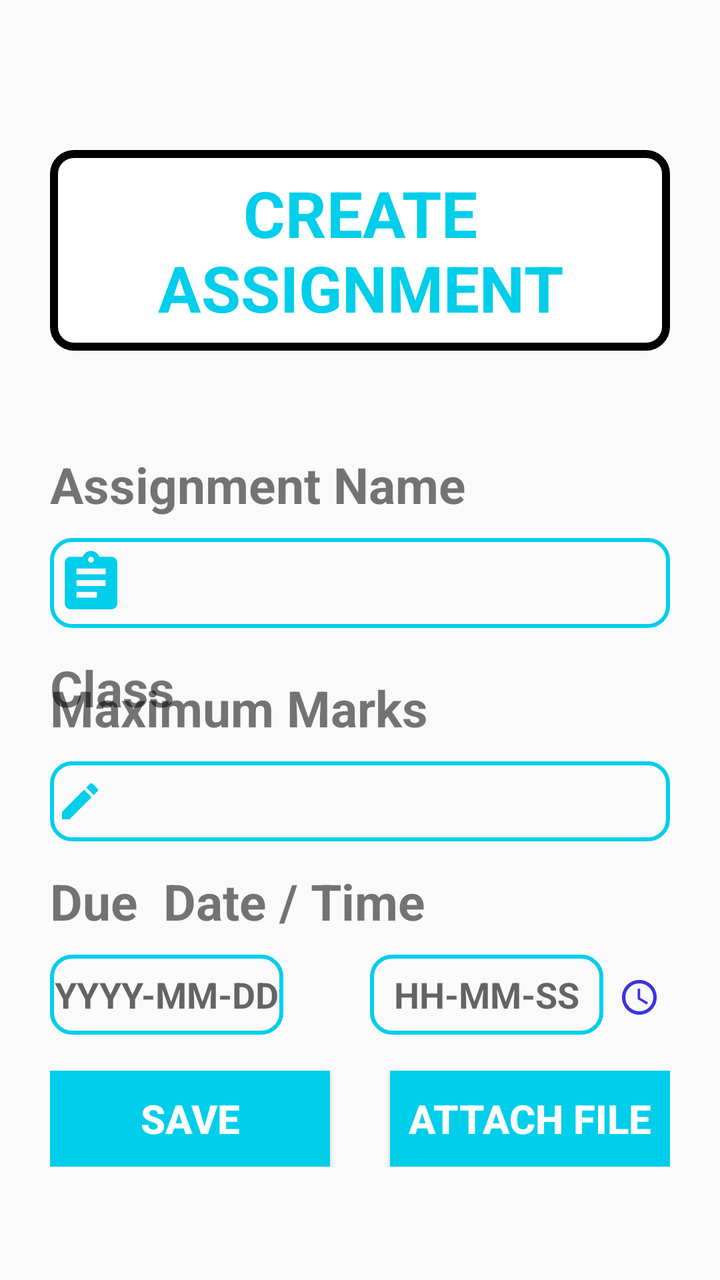
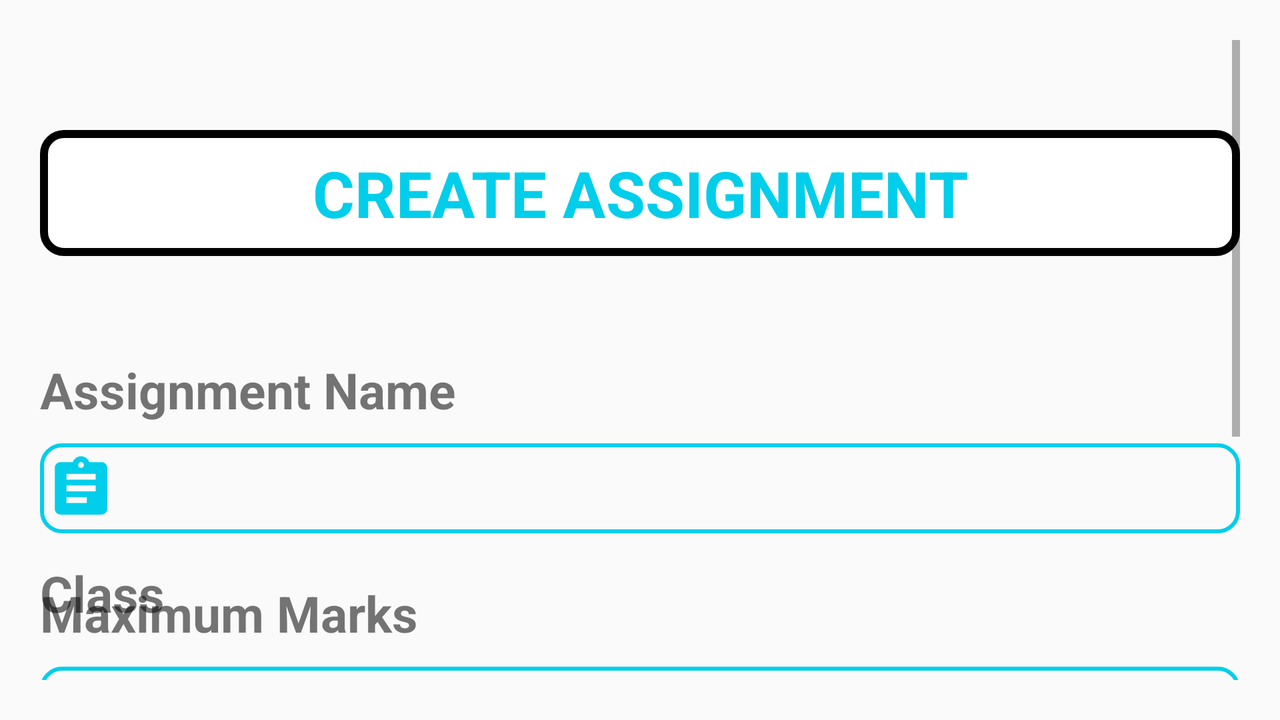

One screen, two layout resources from the same app: the default and the repository's alternative for another configuration. Each is rendered where Android would select it; the XML of both is given below.
<!-- AndroidManifest.xml: application theme AppTheme -->
<!-- res/layout/activity_create_assingment.xml -->
<?xml version="1.0" encoding="utf-8"?>
<androidx.constraintlayout.widget.ConstraintLayout xmlns:android="http://schemas.android.com/apk/res/android"
    xmlns:app="http://schemas.android.com/apk/res-auto"
    xmlns:tools="http://schemas.android.com/tools"
    android:layout_width="match_parent"
    android:layout_height="match_parent"
    android:padding="25dp"
    tools:context=".CreateAssingment">
    <TextView
        android:id="@+id/tvCrtAssing"
        android:layout_width="match_parent"
        android:layout_height="wrap_content"
        android:layout_marginTop="50dp"
        android:text="CREATE ASSIGNMENT"
        android:textColor="@color/BackgroundBlue"
        android:gravity="center_horizontal"
        android:background="@drawable/customize_button"
        android:padding="10dp"
        android:textSize="32dp"
        android:textStyle="bold"
        app:layout_constraintEnd_toEndOf="parent"
        app:layout_constraintTop_toTopOf="parent" />
    <TextView
        android:id="@+id/tvAsngNam"
        android:layout_width="match_parent"
        android:layout_height="wrap_content"
        android:layout_marginTop="50dp"
        android:text="Assignment Name"
        android:textSize="25dp"
        android:textStyle="bold"
        app:layout_constraintTop_toBottomOf="@+id/tvCrtAssing" />
    <EditText
        android:id="@+id/etAsngNam"
        android:layout_width="match_parent"
        android:layout_height="45dp"
        android:layout_marginTop="10dp"

        android:background="@drawable/custom_edittext"
        android:padding="3dp"
        android:drawableStart="@drawable/ic_baseline_assignment_24"
        android:drawablePadding="10dp"
        android:textSize="18dp"
        android:textStyle="bold"
        app:layout_constraintEnd_toEndOf="parent"
        app:layout_constraintTop_toBottomOf="@+id/tvAsngNam"
        android:drawableLeft="@mipmap/createassing" />
    <TextView
        android:id="@+id/tvClass1"
        android:layout_width="100dp"
        android:layout_height="wrap_content"
        android:layout_marginTop="13dp"
        android:text="Class"
        android:textSize="25dp"
        android:textStyle="bold"
        app:layout_constraintStart_toStartOf="parent"
        app:layout_constraintTop_toBottomOf="@+id/etAsngNam" />

    <Spinner
        android:id="@+id/spinClass"
        android:layout_width="match_parent"
        android:layout_height="wrap_content"
        android:layout_marginTop="10dp"
        android:layout_marginLeft="100dp"
        android:paddingStart="10dp"
        android:paddingLeft="10dp"
        android:background="@drawable/custom_edittext"
        app:layout_constraintEnd_toEndOf="parent"
        android:popupBackground="@color/BackgroundBlue"
        app:layout_constraintStart_toEndOf="@+id/tvClass1"
        app:layout_constraintTop_toBottomOf="@+id/etAsngNam" />


    <LinearLayout
        android:id="@+id/LL1"
        android:layout_width="match_parent"
        android:layout_height="wrap_content"
        android:layout_marginTop="13dp"
        android:orientation="vertical"
        app:layout_constraintTop_toBottomOf="@+id/spinClass">
    <TextView
        android:id="@+id/tvMaxMarks"
        android:layout_width="match_parent"
        android:layout_height="wrap_content"
        android:text="Maximum Marks"
        android:textSize="25dp"
        android:textStyle="bold" />
        <EditText
            android:id="@+id/etMaxMarks"
            android:layout_width="match_parent"
            android:layout_height="40dp"
            android:layout_marginTop="10dp"
            android:background="@drawable/custom_edittext"
            android:drawableStart="@drawable/ic_baseline_create_24"
            android:drawableLeft="@drawable/ic_baseline_create_24"
            android:inputType="number"
            android:padding="3dp"
            android:textSize="18dp"
            android:textStyle="bold" />
    <TextView
        android:id="@+id/tvDueDate"
        android:layout_width="match_parent"
        android:layout_height="wrap_content"
        android:layout_marginTop="13dp"
        android:text="Due  Date / Time"
        android:textSize="25dp"
        android:textStyle="bold" />
    </LinearLayout>
    <LinearLayout
        android:id="@+id/LL2"
        android:layout_width="match_parent"
        android:layout_height="wrap_content"
        android:layout_marginTop="10dp"
        android:orientation="horizontal"
        app:layout_constraintTop_toBottomOf="@+id/LL1">



    <EditText
        android:id="@+id/etDueDate"
        android:layout_width="0dp"
        android:layout_height="40dp"
        android:layout_weight="0.7"
        android:gravity="center"
        android:background="@drawable/custom_edittext"
        android:hint="YYYY-MM-DD"
        android:textSize="18dp"
        android:textStyle="bold" />
    <ImageView
        android:layout_width="0dp"
        android:layout_height="40dp"
        android:layout_weight="0.2"
        android:clickable="true"
        android:onClick="PickDate"
        android:src="@mipmap/datepicker" />
        <EditText
            android:id="@+id/etDueTime"
            android:layout_width="0dp"
            android:layout_height="40dp"
            android:layout_weight="0.7"
            android:gravity="center"
            android:layout_marginLeft="10dp"
            android:background="@drawable/custom_edittext"
            android:hint="HH-MM-SS"
            android:textSize="18dp"
            android:textStyle="bold" />
        <ImageView
            android:layout_width="0dp"
            android:layout_height="40dp"
            android:layout_weight="0.2"
            android:clickable="true"
            android:onClick="PickTime"
            android:src="@drawable/time_foreground" />
    </LinearLayout>
    <LinearLayout
        android:layout_width="match_parent"
        android:layout_height="wrap_content"
        android:orientation="horizontal"
        android:layout_marginTop="18dp"
        app:layout_constraintTop_toBottomOf="@id/LL2">
        <Button
            android:layout_width="0dp"
            android:layout_height="wrap_content"
            android:layout_weight="1"
            android:text="SAVE"
            android:background="@color/BackgroundBlue"
            android:textColor="@color/white"
            android:layout_marginRight="30dp"
            android:textStyle="bold"
            android:onClick="SaveAsng"
            android:textSize="20dp"

            />
        <Button
            android:layout_width="0dp"
            android:layout_height="wrap_content"
            android:layout_weight="1"
            android:background="@color/BackgroundBlue"
            android:textColor="@color/white"
            android:textSize="20dp"
            android:textStyle="bold"
            android:text="ATTACH FILE"
            android:id="@+id/btn_attach"
            android:onClick="attach"/>

    </LinearLayout>


</androidx.constraintlayout.widget.ConstraintLayout>
<!-- resources referenced by this layout -->
<resources>
  <color name="BackgroundBlue">#00CEEA</color>
  <color name="white">#FFFFFF</color>
  <!-- drawable custom_edittext (drawable) -->
  <?xml version="1.0" encoding="utf-8"?>
  <selector xmlns:android="http://schemas.android.com/apk/res/android">
      <item android:state_enabled="true">
          <shape android:shape="rectangle" android:innerRadius="2dp" >
              <corners android:radius="10dp"/>
              <stroke android:color="@color/BackgroundBlue" android:width="2dp"
                  />
  
          </shape>
      </item>
  
  </selector>
  <!-- drawable customize_button (drawable) -->
  <?xml version="1.0" encoding="utf-8"?>
  <selector xmlns:android="http://schemas.android.com/apk/res/android">
      <item android:state_enabled="true">
          <shape android:shape="rectangle" >
              <stroke android:width="4dp"
                  android:color="#000000"
                  />
              <solid android:color="@color/white"/>
              <corners android:radius="10dp"
                  />
  
  
          </shape>
      </item>
  
  </selector>
  <!-- drawable ic_baseline_assignment_24 (drawable) -->
  <vector android:height="35dp" android:tint="#00CEEA"
      android:viewportHeight="24" android:viewportWidth="24"
      android:width="35dp" xmlns:android="http://schemas.android.com/apk/res/android">
      <path android:fillColor="@android:color/white" android:pathData="M19,3h-4.18C14.4,1.84 13.3,1 12,1c-1.3,0 -2.4,0.84 -2.82,2L5,3c-1.1,0 -2,0.9 -2,2v14c0,1.1 0.9,2 2,2h14c1.1,0 2,-0.9 2,-2L21,5c0,-1.1 -0.9,-2 -2,-2zM12,3c0.55,0 1,0.45 1,1s-0.45,1 -1,1 -1,-0.45 -1,-1 0.45,-1 1,-1zM14,17L7,17v-2h7v2zM17,13L7,13v-2h10v2zM17,9L7,9L7,7h10v2z"/>
  </vector>
  <!-- drawable ic_baseline_create_24 (drawable) -->
  <vector android:height="24dp" android:tint="#00CEEA"
      android:viewportHeight="24" android:viewportWidth="24"
      android:width="24dp" xmlns:android="http://schemas.android.com/apk/res/android">
      <path android:fillColor="@android:color/white" android:pathData="M3,17.25V21h3.75L17.81,9.94l-3.75,-3.75L3,17.25zM20.71,7.04c0.39,-0.39 0.39,-1.02 0,-1.41l-2.34,-2.34c-0.39,-0.39 -1.02,-0.39 -1.41,0l-1.83,1.83 3.75,3.75 1.83,-1.83z"/>
  </vector>
  <!-- mipmap createassing (mipmap-anydpi-v26) -->
  <?xml version="1.0" encoding="utf-8"?>
  <adaptive-icon xmlns:android="http://schemas.android.com/apk/res/android">
      <background android:drawable="@color/createassing_background"/>
      <foreground android:drawable="@drawable/createassing_foreground"/>
  </adaptive-icon>
  <!-- mipmap datepicker (mipmap-anydpi-v26) -->
  <?xml version="1.0" encoding="utf-8"?>
  <adaptive-icon xmlns:android="http://schemas.android.com/apk/res/android">
      <background android:drawable="@color/datepicker_background"/>
      <foreground android:drawable="@drawable/datepicker_foreground"/>
  </adaptive-icon>
  <style name="AppTheme" parent="Theme.AppCompat.DayNight.NoActionBar">
          
          <item name="colorPrimary">@color/colorPrimary</item>
          <item name="colorPrimaryDark">@color/colorPrimaryDark</item>
          <item name="colorAccent">@color/colorAccent</item>
      </style>
  <color name="createassing_background">#FFFFFF</color>
  <color name="datepicker_background">#FFFFFF</color>
  <!-- drawable datepicker_foreground (drawable) -->
  <vector xmlns:android="http://schemas.android.com/apk/res/android"
      android:width="108dp"
      android:height="108dp"
      android:viewportWidth="108"
      android:viewportHeight="108"
      android:tint="#3B34DC">
    <group android:scaleX="2.61"
        android:scaleY="2.61"
        android:translateX="22.68"
        android:translateY="22.68">
      <path
          android:fillColor="@android:color/white"
          android:pathData="M20,3h-1L19,1h-2v2L7,3L7,1L5,1v2L4,3c-1.1,0 -2,0.9 -2,2v16c0,1.1 0.9,2 2,2h16c1.1,0 2,-0.9 2,-2L22,5c0,-1.1 -0.9,-2 -2,-2zM20,21L4,21L4,8h16v13z"/>
    </group>
  </vector>
  <color name="colorPrimary">#6200EE</color>
  <color name="colorPrimaryDark">#3700B3</color>
  <color name="colorAccent">#03DAC5</color>
</resources>
<!-- res/layout-land/activity_create_assingment.xml (the repository's variant of the layout above) -->
<!-- drawn on the phone turned sideways -->
<?xml version="1.0" encoding="utf-8"?>
<androidx.constraintlayout.widget.ConstraintLayout xmlns:android="http://schemas.android.com/apk/res/android"
    xmlns:app="http://schemas.android.com/apk/res-auto"
    xmlns:tools="http://schemas.android.com/tools"
    android:layout_width="match_parent"
    android:layout_height="match_parent"
    android:padding="20dp"
    tools:context=".CreateAssingment">
    <ScrollView
        android:layout_width="match_parent"
        android:layout_height="wrap_content"
        app:layout_constraintTop_toTopOf="parent">
        <androidx.constraintlayout.widget.ConstraintLayout
            android:layout_width="match_parent"
            android:layout_height="match_parent"
            android:orientation="vertical"
            >
    <TextView
        android:id="@+id/tvCrtAssing"
        android:layout_width="match_parent"
        android:layout_height="wrap_content"
        android:layout_marginTop="45dp"
        android:text="CREATE ASSIGNMENT"
        android:textColor="@color/BackgroundBlue"
        android:gravity="center_horizontal"
        android:background="@drawable/customize_button"
        android:padding="10dp"
        android:textSize="32dp"
        android:textStyle="bold"
        app:layout_constraintEnd_toEndOf="parent"
        app:layout_constraintTop_toTopOf="parent" />
    <TextView
        android:id="@+id/tvAsngNam"
        android:layout_width="match_parent"
        android:layout_height="wrap_content"
        android:layout_marginTop="50dp"
        android:text="Assignment Name"
        android:textSize="25dp"
        android:textStyle="bold"
        app:layout_constraintTop_toBottomOf="@+id/tvCrtAssing" />
    <EditText
        android:id="@+id/etAsngNam"
        android:layout_width="match_parent"
        android:layout_height="45dp"
        android:layout_marginTop="10dp"

        android:background="@drawable/custom_edittext"
        android:padding="3dp"
        android:drawableStart="@drawable/ic_baseline_assignment_24"
        android:drawablePadding="10dp"
        android:textSize="18dp"
        android:textStyle="bold"
        app:layout_constraintEnd_toEndOf="parent"
        app:layout_constraintTop_toBottomOf="@+id/tvAsngNam"
        android:drawableLeft="@mipmap/createassing" />
    <TextView
        android:id="@+id/tvClass1"
        android:layout_width="100dp"
        android:layout_height="wrap_content"
        android:layout_marginTop="13dp"
        android:text="Class"
        android:textSize="25dp"
        android:textStyle="bold"
        app:layout_constraintStart_toStartOf="parent"
        app:layout_constraintTop_toBottomOf="@+id/etAsngNam" />

    <Spinner
        android:id="@+id/spinClass"
        android:layout_width="match_parent"
        android:layout_height="wrap_content"
        android:layout_marginTop="10dp"
        android:layout_marginLeft="100dp"
        android:paddingStart="10dp"
        android:paddingLeft="10dp"
        android:background="@drawable/custom_edittext"
        app:layout_constraintEnd_toEndOf="parent"
        android:popupBackground="@color/BackgroundBlue"
        app:layout_constraintStart_toEndOf="@+id/tvClass1"
        app:layout_constraintTop_toBottomOf="@+id/etAsngNam" />


    <LinearLayout
        android:id="@+id/LL1"
        android:layout_width="match_parent"
        android:layout_height="wrap_content"
        android:layout_marginTop="13dp"
        android:orientation="vertical"
        app:layout_constraintTop_toBottomOf="@+id/spinClass">
    <TextView
        android:id="@+id/tvMaxMarks"
        android:layout_width="match_parent"
        android:layout_height="wrap_content"
        android:text="Maximum Marks"
        android:textSize="25dp"
        android:textStyle="bold" />
        <EditText
            android:id="@+id/etMaxMarks"
            android:layout_width="match_parent"
            android:layout_height="40dp"
            android:layout_marginTop="10dp"
            android:background="@drawable/custom_edittext"
            android:drawableStart="@drawable/ic_baseline_create_24"
            android:drawableLeft="@drawable/ic_baseline_create_24"
            android:inputType="number"
            android:padding="3dp"
            android:textSize="18dp"
            android:textStyle="bold" />
    <TextView
        android:id="@+id/tvDueDate"
        android:layout_width="match_parent"
        android:layout_height="wrap_content"
        android:layout_marginTop="13dp"
        android:text="Due  Date / Time"
        android:textSize="25dp"
        android:textStyle="bold" />
    </LinearLayout>
    <LinearLayout
        android:id="@+id/LL2"
        android:layout_width="match_parent"
        android:layout_height="wrap_content"
        android:layout_marginTop="10dp"
        android:orientation="horizontal"
        app:layout_constraintTop_toBottomOf="@+id/LL1">



    <EditText
        android:id="@+id/etDueDate"
        android:layout_width="0dp"
        android:layout_height="40dp"
        android:layout_weight="0.7"
        android:gravity="center"
        android:background="@drawable/custom_edittext"
        android:hint="YYYY-MM-DD"
        android:textSize="18dp"
        android:textStyle="bold" />
    <ImageView
        android:layout_width="0dp"
        android:layout_height="40dp"
        android:layout_weight="0.2"
        android:clickable="true"
        android:onClick="PickDate"
        android:src="@mipmap/datepicker" />
        <EditText
            android:id="@+id/etDueTime"
            android:layout_width="0dp"
            android:layout_height="40dp"
            android:layout_weight="0.7"
            android:gravity="center"
            android:layout_marginLeft="10dp"
            android:background="@drawable/custom_edittext"
            android:hint="HH-MM-SS"
            android:textSize="18dp"
            android:textStyle="bold" />
        <ImageView
            android:layout_width="0dp"
            android:layout_height="40dp"
            android:layout_weight="0.2"
            android:clickable="true"
            android:onClick="PickTime"
            android:src="@drawable/time_foreground" />
    </LinearLayout>
    <LinearLayout
        android:layout_width="match_parent"
        android:layout_height="wrap_content"
        android:orientation="horizontal"
        android:layout_marginTop="18dp"
        app:layout_constraintTop_toBottomOf="@id/LL2">
        <Button
            android:layout_width="0dp"
            android:layout_height="wrap_content"
            android:layout_weight="1"
            android:text="SAVE"
            android:background="@color/BackgroundBlue"
            android:textColor="@color/white"
            android:layout_marginRight="30dp"
            android:textStyle="bold"
            android:onClick="SaveAsng"
            android:textSize="20dp"

            />
        <Button
            android:layout_width="0dp"
            android:layout_height="wrap_content"
            android:layout_weight="1"
            android:background="@color/BackgroundBlue"
            android:textColor="@color/white"
            android:textSize="20dp"
            android:textStyle="bold"
            android:onClick="attach"
            android:id="@+id/btn_attach"
            android:text="ATTACH FILE"/>

    </LinearLayout>
        </androidx.constraintlayout.widget.ConstraintLayout>
    </ScrollView>


</androidx.constraintlayout.widget.ConstraintLayout>
